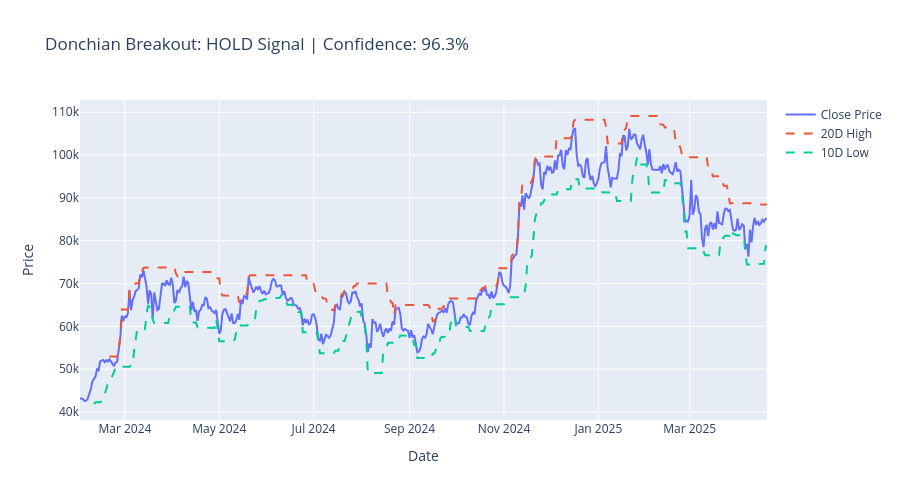

Source (notebook cell):
### Code cell
df = get_stock_data("BTC-USD", interval="1d", start="2024-02-01", end="2025-04-21")
signal = get_donchian_signal(df, plot=True)
print(signal)

### Figure 1 — Plotly figure (JSON) as saved in the notebook; plotly's stock layout.template omitted (floating-point values rounded to 4 significant figures; data arrays with more than 128 entries replaced by an {"elided": "..."} marker saying what was removed)
{"data": [{"mode": "lines", "name": "Close Price", "type": "scatter", "x": {"elided": "445 str values"}, "y": {"elided": "445 float values"}}, {"line": {"dash": "dash"}, "mode": "lines", "name": "20D High", "type": "scatter", "x": {"elided": "445 str values"}, "y": {"elided": "445 float values"}}, {"line": {"dash": "dash"}, "mode": "lines", "name": "10D Low", "type": "scatter", "x": {"elided": "445 str values"}, "y": {"elided": "445 float values"}}], "layout": {"height": 500, "title": {"text": "Donchian Breakout: HOLD Signal | Confidence: 96.3%"}, "xaxis": {"title": {"text": "Date"}}, "yaxis": {"title": {"text": "Price"}}}}
